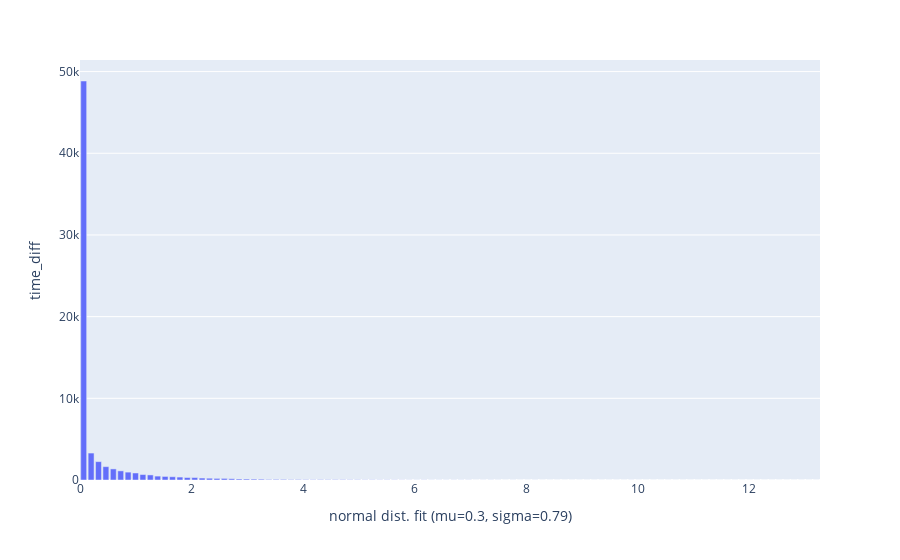

Notebook source saved alongside this figure:
### Markdown cell above
so for the gap of quote updates, the closer to noon break, the bigger the gap.

but the inner result needs more data and need to know how the bbo orderbook rebuild

might just because the player is not active, or latency in machine memory

### Code cell
# check trade time diff by time
trade_df['time_diff'] = cal_time_diff(trade_df)
trade_df.plotDistrib(
    'time_diff', bins=100,
)
print(trade_df['time_diff'].describe())

### Figure 1 — Plotly figure (JSON) as saved in the notebook; plotly's stock layout.template omitted (floating-point values rounded to 4 significant figures)
{"data": [{"alignmentgroup": "True", "hovertemplate": "normal dist. fit (mu=0.3, sigma=0.79)=%{x}<br>time_diff=%{y}<extra></extra>", "legendgroup": "", "marker": {"color": "#636efa", "pattern": {"shape": ""}}, "name": "", "offsetgroup": "", "orientation": "v", "showlegend": false, "textposition": "auto", "x": [0.06632, 0.199, 0.3316, 0.4642, 0.5969, 0.7295, 0.8622, 0.9948, 1.127, 1.26, 1.393, 1.525, 1.658, 1.791, 1.923, 2.056, 2.189, 2.321, 2.454, 2.586, 2.719, 2.852, 2.984, 3.117, 3.25, 3.382, 3.515, 3.648, 3.78, 3.913, 4.046, 4.178, 4.311, 4.443, 4.576, 4.709, 4.841, 4.974, 5.107, 5.239, 5.372, 5.505, 5.637, 5.77, 5.902, 6.035, 6.168, 6.3, 6.433, 6.566, 6.698, 6.831, 6.964, 7.096, 7.229, 7.362, 7.494, 7.627, 7.759, 7.892, 8.025, 8.157, 8.29, 8.423, 8.555, 8.688, 8.821, 8.953, 9.086, 9.218, 9.351, 9.484, 9.616, 9.749, 9.882, 10.01, 10.15, 10.28, 10.41, 10.54, 10.68, 10.81, 10.94, 11.08, 11.21, 11.34, 11.47, 11.61, 11.74, 11.87, 12.0, 12.14, 12.27, 12.4, 12.53, 12.67, 12.8, 12.93, 13.07, 13.2], "xaxis": "x", "y": [48847, 3298, 2248, 1634, 1358, 1119, 964, 858, 669, 622, 478, 436, 398, 359, 302, 300, 238, 218, 195, 193, 156, 123, 117, 108, 98, 64, 73, 71, 48, 58, 44, 34, 45, 38, 41, 41, 32, 32, 23, 26, 21, 22, 18, 14, 12, 10, 16, 10, 9, 9, 12, 11, 12, 4, 6, 8, 6, 4, 6, 3, 1, 6, 3, 2, 2, 0, 3, 4, 3, 1, 3, 2, 2, 1, 5, 2, 0, 1, 0, 3, 3, 1, 0, 0, 0, 0, 0, 0, 1, 0, 0, 0, 0, 0, 0, 0, 0, 1, 0, 1], "yaxis": "y", "type": "bar"}], "layout": {"xaxis": {"anchor": "y", "domain": [0.0, 1.0], "title": {"text": "normal dist. fit (mu=0.3, sigma=0.79)"}}, "yaxis": {"anchor": "x", "domain": [0.0, 1.0], "title": {"text": "time_diff"}}, "legend": {"tracegroupgap": 0}, "margin": {"t": 60}, "barmode": "relative"}}
